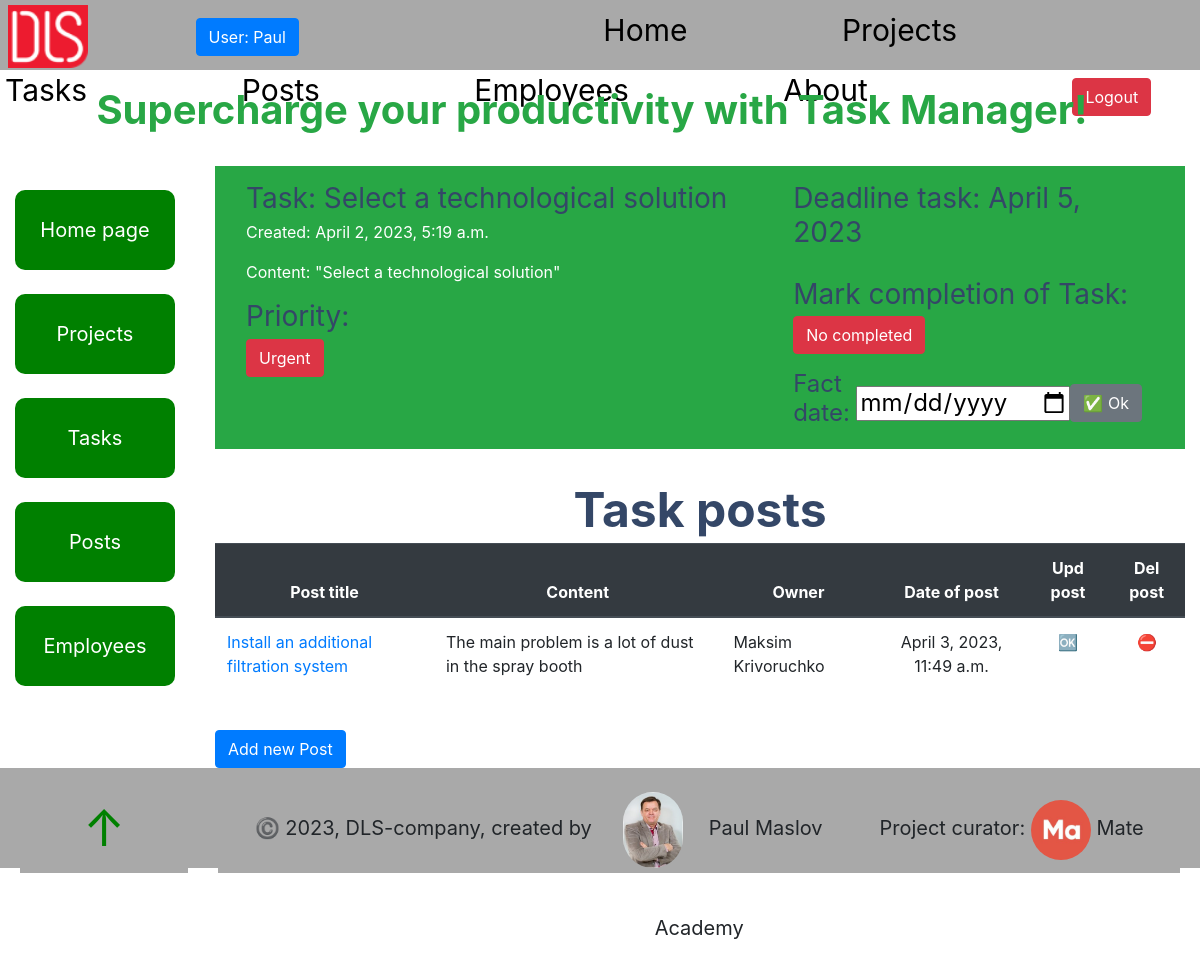
The page /tasks/5/ (signed in) on the database as committed earlier.
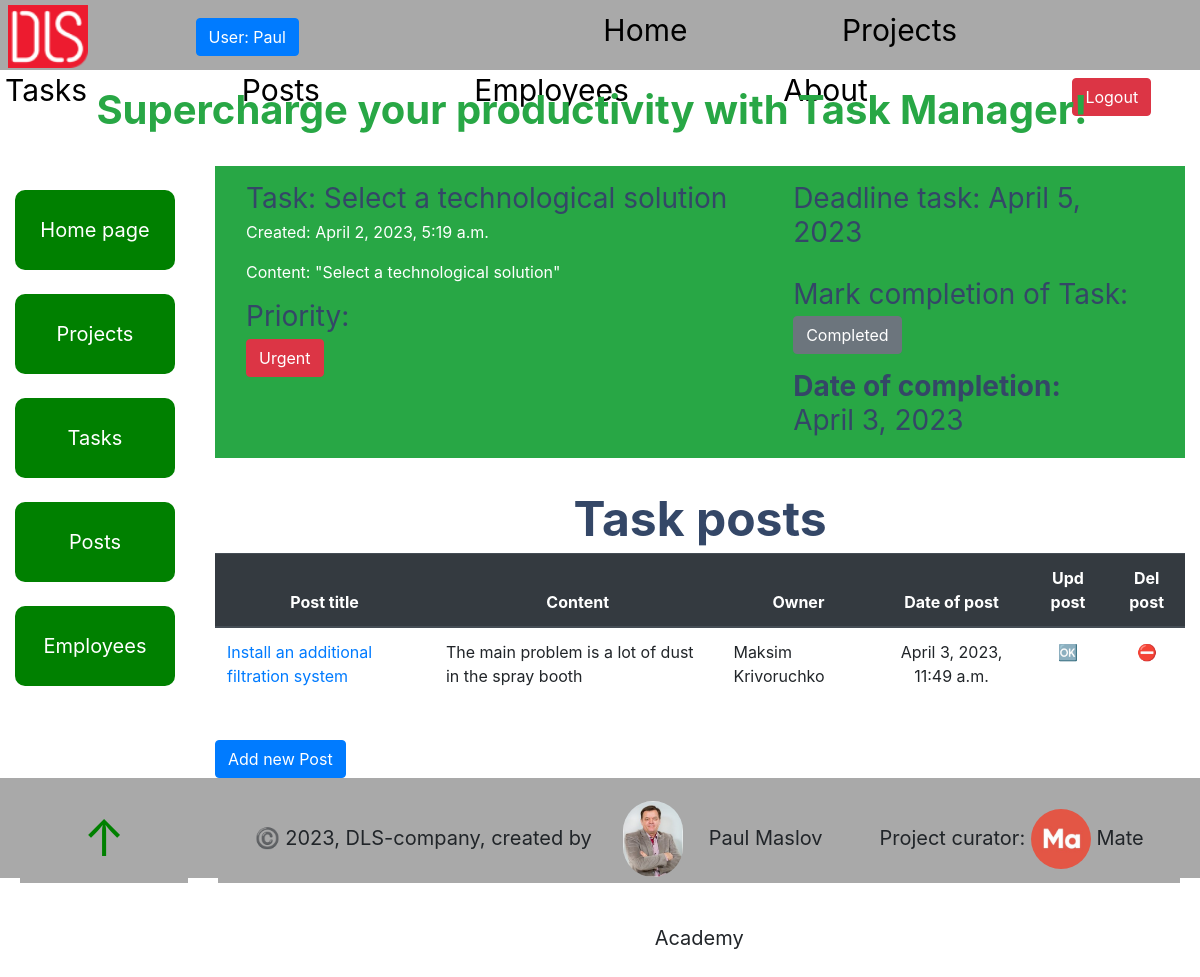
The same page on the database as committed later.
### task_manager/models.py (models this page shows, shortened)
class Task(models.Model):
    PRIORITY_CHOICES = (
        ("A", "Urgent"),
        ("B", "No_delay"),
        ("C", "Need"),
    )
    name = models.CharField(max_length=255)
    description = models.TextField(null=True, blank=True)
    created_time = models.DateTimeField(auto_now_add=True)
    deadline = models.DateField(null=True, blank=True)
    fact_date = models.DateField(null=True, blank=True)
    is_completed = models.BooleanField()
    priority = models.CharField(
        max_length=1,
        choices=PRIORITY_CHOICES,
        default="B"
    )
    project = models.ForeignKey(
        Project,
        on_delete=models.CASCADE,
        related_name="task"
    )
    assignees = models.ManyToManyField(Employee, related_name="task")
    class Meta:
        ordering = ["deadline", "priority"]

### task_manager/views.py (the view, shortened to what this page needs)
# urls.py: path("tasks/<int:pk>/", TaskDetailView.as_view(), name="task-detail"),
class TaskDetailView(LoginRequiredMixin, generic.DetailView):
    context_object_name = "task_detail"
    model = Task
    queryset = Task.objects.select_related(
        "project"
    ).prefetch_related("post__owner")
    success_url = reverse_lazy("task_manager:task-list")
    def get_context_data(self, *, object_list=None, **kwargs):
        context = super(TaskDetailView, self).get_context_data(**kwargs)
        fact_date = self.request.GET.get("fact_date", "")
        context["done_form"] = TaskForm(
            initial={"fact_date": fact_date}
        )
        return context

### task_manager/forms.py
class TaskForm(forms.ModelForm):
    class Meta:
        model = Task
        fields = ("fact_date",)
        widgets = {
            "fact_date": forms.DateInput(attrs={"type": "date"})
        }

### task_manager/models.py (called while the page is built)
    def __str__(self):
        return f"{self.first_name} {self.last_name}"

### templates/task_manager/task_detail.html (shortened to what this page needs)
{% extends "base.html" %}
{% block content %}
  <section class="p-3 mb-2 bg-success text-white">
    <div class="container-fluid">
      <div class="row">
        <div class="col-sm-7">
           <h3 class="project__part">
             Task: {{ task_detail.name }}
           </h3>
           <p>
             Created: {{ task_detail.created_time }}
           </p>
           <p>
             Content: "{{ task_detail.description }}"
           </p>
          <h3>Priority:</h3>
          <h4>
           {% if task_detail.priority == "A"  %}
             <p class="btn btn-danger">{{ task_detail.get_priority_display }}</p>
             {% elif task.priority == "B" %}
               <p class="btn btn-primary">{{ task_detail.get_priority_display }}</p>
             {% else %}
               <p class="btn btn-secondary">{{ task_detail.get_priority_display }}</p>
           {% endif %}
          </h4>
        </div>
        <div class="col-sm-5">
          <h3 class="project__part">
            Deadline task: {{ task_detail.deadline }}
          </h3>
          <br><br>
          <h3>
            Mark completion of Task:
          </h3>
          {% if task_detail.is_completed %}
            <p class="text-center btn btn-secondary">Completed</p>
            {% else %}
            <p class="text-center btn btn-danger">No completed</p>
          {% endif %}
            {% if task_detail.fact_date %}
              <h3><strong>Date of completion:</strong> &emsp; {{ task_detail.fact_date }}</h3>
              {% else %}
              <h4>
                <form action="" method="post" style="height: 50px" class="form-check-inline" novalidate>
                  {{ done_form }}
                  <input type="submit" value="✅ Ok" class="btn btn-secondary">
                </form>
              </h4>
            {% endif %}
        </div>
      </div>
    </div>
  </section>
  <br>
  <section>
    <h1 class="text-center"><strong>Task posts</strong></h1>
    <table class="table">
      <thead class="thead-dark">
        <tr class="text-center">
          <th scope="col">Post title</th>
          <th scope="col">Content</th>
          <th scope="col">Owner</th>
          <th scope="col">Date of post</th>
          <th scope="col">Upd post</th>
          <th scope="col">Del post</th>
        </tr>
      </thead>
      <tbody>
        {% for post in task_detail.post.all %}
          <tr>
            <td><a href="{% url 'task_manager:post-detail' pk=post.id %}">{{ post.title }}</a></td>
            <td>{{ post.content }}</td>
            <td>{{ post.owner }}</td>
            <td class="text-center">{{ post.created_time }}</td>
            <td class="text-center">
              <a
                href="{% url 'task_manager:post-update' pk=post.id %}">
                🆗
              </a>
            </td>
            <td class="text-center">
              <a
                href="{% url 'task_manager:post-delete' pk=post.id %}">
                ⛔️
              </a>
            </td>
          </tr>
        {% endfor %}
      </tbody>
    </table>
  </section>
  <br>
   <a
     class="btn btn-primary"
     style="float: left"
     href="{% url 'task_manager:post-create' %}">
     Add new Post
   </a>
{% endblock %}

Rows that differ between the two databases and show on the page:
changed Task "Select a technological solution": is_completed False → True (drawn); fact_date (not shown) → "April 3, 2023"
Other text that changed with them:
form field value: "✅ Ok" → (not shown)
text no longer shown: "No completed Fact date:"
text now shown: "Completed Date of completion:"
